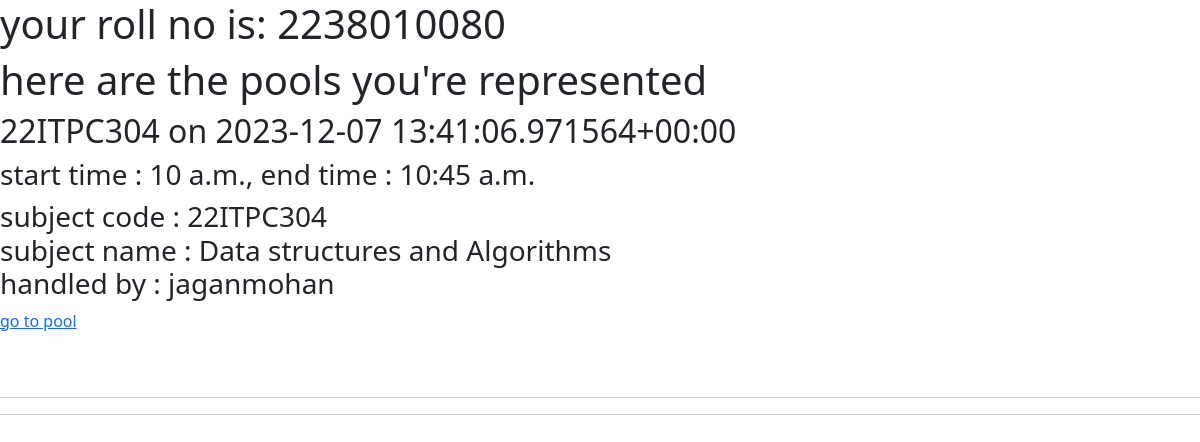
Before: /Student/profile/ (signed in) with the older database file.
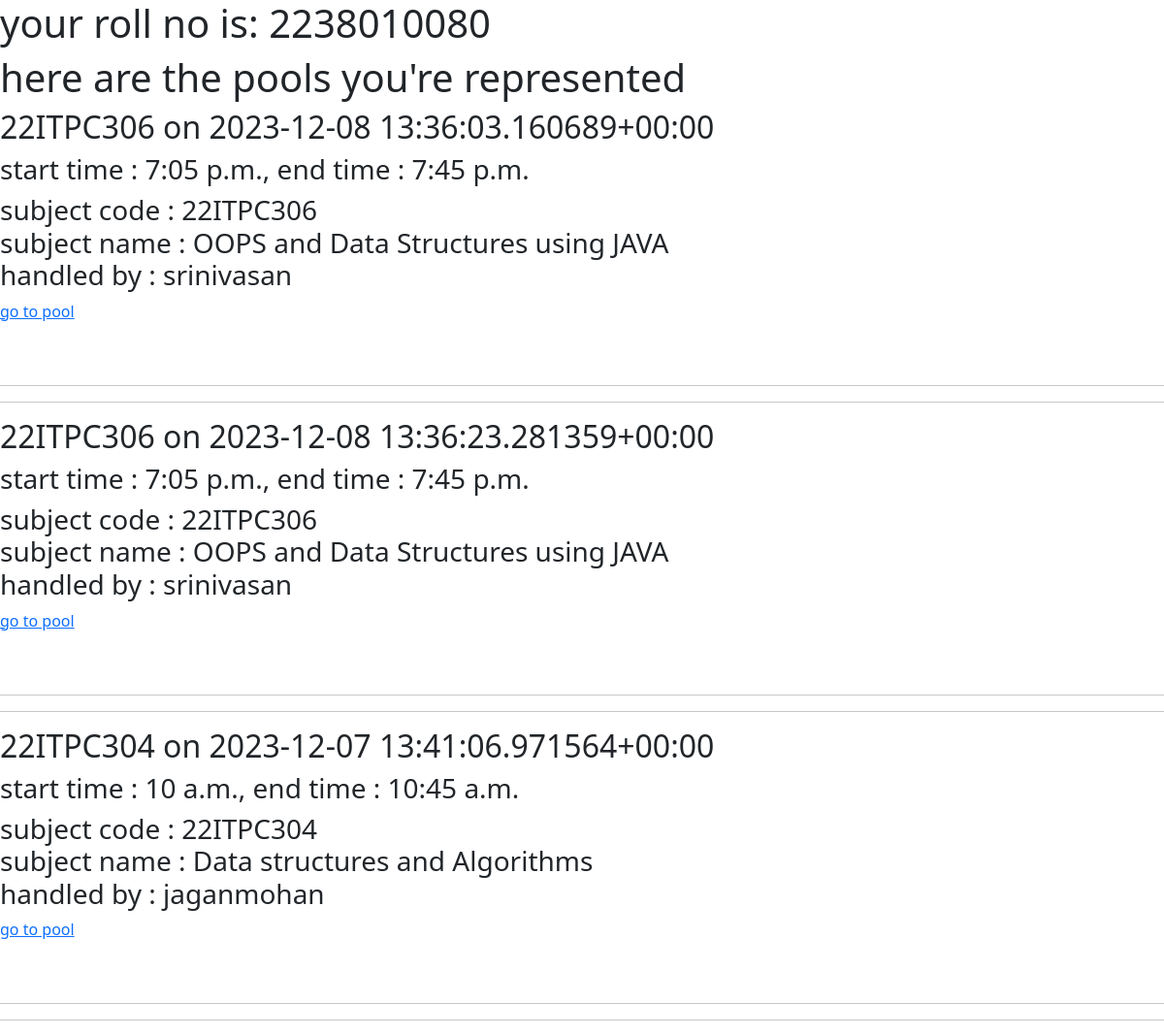
After: the same page with the newer database file.
### user/models.py (models this page shows, shortened)
class attendance_pool(models.Model):
    start_time = models.TimeField()
    end_time = models.TimeField()
    created_by = models.ForeignKey(User, on_delete=models.CASCADE)
    subject = models.ForeignKey(subject,on_delete=models.CASCADE)#here try to apply the filtering of subjets based on the department or the associating sebjects handled by the staff so the list will be shortened
    recieved_attendance = models.IntegerField(blank = True,null = False,default=0)
    is_alive = models.BooleanField(null=True,blank=False,default=True)
    latitude = models.DecimalField(max_digits=9, decimal_places=6, null=True, blank=True)
    longitude = models.DecimalField(max_digits=9, decimal_places=6, null=True, blank=True)
    datefield = models.DateTimeField(auto_now=True)
    def __str__(self):
        return f"{self.subject.subject_code} on {self.datefield}"
        pass

class subject(models.Model):
    dept = models.CharField(max_length=45,choices=dept_choices,blank = False,null=False)
    sem = models.IntegerField(choices=sem_choices,blank = False,null=False)
    subject_name = models.CharField(max_length=45,blank=False,null=True)
    subject_code = models.CharField(max_length=10,blank=False,null=True,unique=True)
    type = models.CharField(max_length=45,choices=sub_type_choices,blank=False,null = False)
    handling_staff = models.ForeignKey(User,on_delete=models.CASCADE,null = True)#here try to add only the teacher role users so when selecting handling staffs it wont be lenghty and if it possible try to implement the dept and sem table so we can sort out

class User(AbstractUser):
    dept = models.CharField(max_length=10, choices=dept_choices, blank=True, null=True)
    sem = models.IntegerField(choices = sem_choices,blank = True,null = True)
    role = models.CharField(max_length=10, choices=role_choices, default="Student", blank=False, null=False)
    userid = models.BigIntegerField(blank = False,null = True)
    class Meta:
        constraints = [
            models.UniqueConstraint(fields=['userid'], name='unique_user_id'),
        ]

### student/views.py (the view)
# urls.py: path("Student/", include('student.urls')),
class student(View):
    def get(self, request, *args, **kwargs):
        user_id = request.user.userid
        user_dept = request.user.dept
        user_sem = request.user.sem
        current_pools =attendance_pool.objects.filter(datefield__range=[this_week_start, this_week_end],subject__dept = user_dept,subject__sem = user_sem)
        template_name = "student.html"
        return render(request,template_name, {"user_id":user_id,"pools":current_pools})

### templates/student.html
{% extends 'base.html' %}
{% block content %}
  <h1>your roll no is: {{user_id}}</h1>
  <h1>here are the pools you're represented</h1>
  {% if pools%}
  {% for pool in pools %}
    <div>
      <div>
        <H2>{{pool}}</H2>
      </div>
      <div>
        <h3>start time : {{pool.start_time}}, end time : {{pool.end_time}}</h3>
      </div>
      <div>
        <h3>
          subject code : {{pool.subject.subject_code}}<br>
          subject name : {{pool.subject.subject_name}}<br>
          handled by : {{pool.subject.handling_staff.username}}<br>
        </h3>
      </div>
      <div>
        <a href = "{% url 'student_pool_view' pk=pool.id %}">go to pool</a>
      </div>
      <br>
      <br>
      <hr>
      <hr>
      </div>
    {% endfor %}
  {% else %}
    <h2>you currently doesnt have any attendances pool going on</h2>
  {% endif %}
{% endblock %}

### templates/base.html (shortened to what this page needs)
<!DOCTYPE html>
<html lang="en">
<head>
    {% load bootstrap5 %}
    {% bootstrap_css %}
</head>
<body>
    <div id="content">
        {% block content %}{% endblock %}
    </div>
</body>
</html>

Changed rows visible on the page:
added attendance_pool: subject+datefield "22ITPC306 on 2023-12-08 13:36:03.160689+00:00", start_time "7:05 p.m.", end_time "7:45 p.m.", subject.subject_code "22ITPC306", subject.subject_name "OOPS and Data Structures using JAVA", subject.handling_staff.username "srinivasan"
added attendance_pool: subject+datefield "22ITPC306 on 2023-12-08 13:36:23.281359+00:00", start_time "7:05 p.m.", end_time "7:45 p.m.", subject.subject_code "22ITPC306", subject.subject_name "OOPS and Data Structures using JAVA", subject.handling_staff.username "srinivasan"
